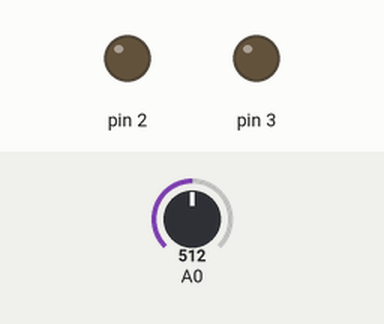
Simulated run of this sketch. Board: Arduino Uno, built with avr-gcc and run on an emulated ATmega328P. Parts: output pins drawn as LEDs (lit = HIGH). The inputs (shaded band) are chosen by the test bench; at power-on: A0 = 512.

Above: at 1.2 s.
1.3 s: A0 set to 104
2.8 s: A0 set to 92
At 3.9 s:
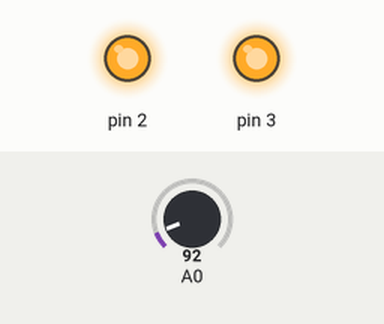
4.3 s: A0 set to 110
At 5.0 s:
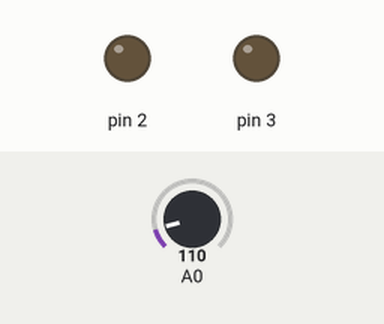
5.8 s: A0 set to 90
At 6.4 s:
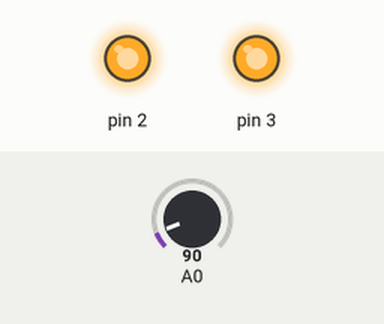
Timing chart, 0 to 8.3 s (numbered marks = the images above; inputs shaded):
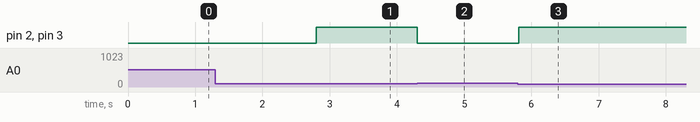

Measured:
- the behaviour switches between 100 and 99 on A0 (found by bisection; images 0 and 1)
- after the input at 1.3 s, every drawn part: stays the same
- after the input at 2.8 s, pin 2, pin 3: LOW → HIGH at once
- after the input at 4.3 s, pin 2, pin 3: HIGH → LOW at once
- after the input at 5.8 s, pin 2, pin 3: LOW → HIGH at once

The sketch:

Project_Flame_Sensor_LED_Buzzer.ino
```cpp
// C++ code
//
int FlameSensor = 0;

void setup()
{
  pinMode(A0, INPUT);
  pinMode(2, OUTPUT);
  pinMode(3, OUTPUT);
}

void loop()
{
  FlameSensor = analogRead(A0);
  if (FlameSensor < 100) {
    digitalWrite(2, HIGH);
    digitalWrite(3, HIGH);
  } else {
    digitalWrite(2, LOW);
    digitalWrite(3, LOW);
  }
  delay(10); // Delay a little bit to improve simulation performance
}
```
